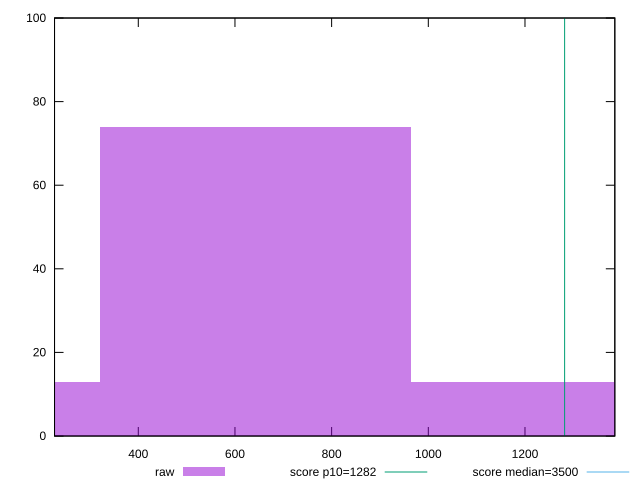

Write gnuplot code to recreate this figure.
reset

$raw <<EOF
643.391804015912 74
0 13
1286.783608031824 13
EOF

set key outside below
set boxwidth 643.391804015912
set xrange [226.724:1385.86]
set yrange [0:100]
set trange [0:100]
set style fill transparent solid 0.5 noborder

set parametric
set terminal svg size 640, 490 enhanced background rgb 'white'
set output "report_00014_2021-02-09T15:56:05.503Z/bootup-time/samples/pages+cached+noadtech/raw/histogram.svg"

plot $raw title "raw" with boxes, \
     1282,t title "score p10=1282", \
     3500,t title "score median=3500"

reset
